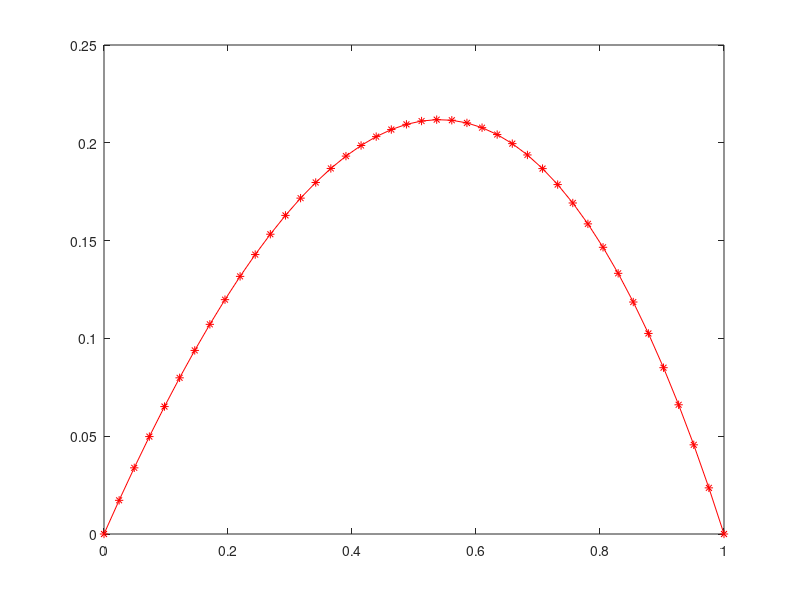

This chart was generated by the following MATLAB code:
%------------------------------------
%     randwertaufgabe.m 
%   
%  berechnet mit Finiten Differenzen die L�sung u von
%  -u''=f in (0,1), u(0)=u(1)=0
%
%  Gerd Rapin           31.10.2003
%-------------------------------------------

% Anzahl Stuetzstellen
n=41;

% Erzeugen des Gitters
x=0:(1/n):1;
x_i=x(2:n);

% Aufstellen des lin. Gls.
A=diag(2*ones(1,n-1),0)...
   +diag(-1*ones(1,n-2),-1)...
   +diag(-1*ones(1,n-2),1);
F=(1/n)^2*transpose(exp(x_i)); % rechte Seite fuer f=exp(x) 

% Loesen des lin. Gls.
z_i=A\ F;

% Darstellen der Loesung
z=[0; z_i; 0];
plot(x,z,'r*-');
%plot(x_i,exp(x_i))
